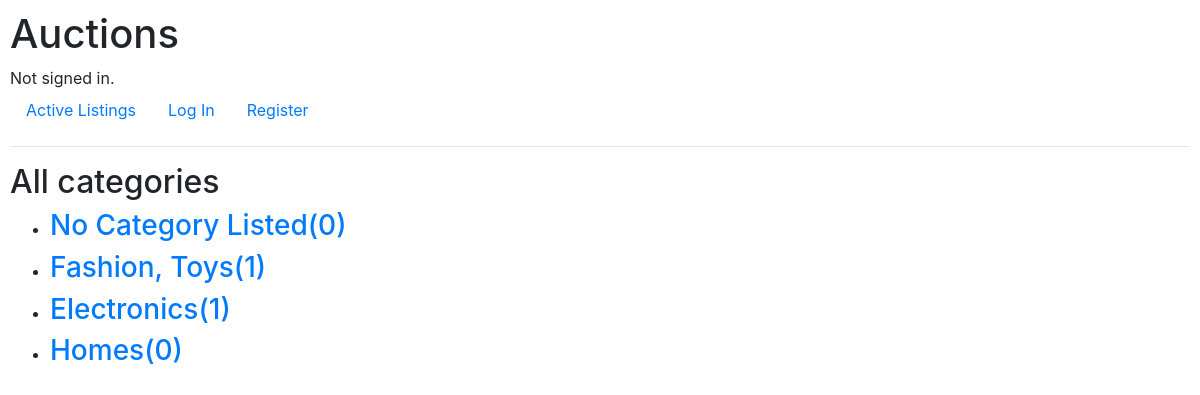
The page /categories on the database its author committed.
### auctions/models.py (models this page shows, shortened)
class Category(models.Model):
    category = models.CharField(max_length=64)

### auctions/views.py (the view)
# urls.py: path("categories", views.categories, name="categories"),
def categories(request):
    categories = Category.objects.all() if Category.objects.all() else None
    categories
    cates_count = []
    for category in categories:
        pairs = Auction_Category.objects.filter(category_id=category.id)
        count = 0
        for pair in pairs:
            auction = Auction.objects.get(id=pair.listing_id)
            if auction.status == 1:
                count += 1
        cate = {
            "name": category.category,
            "count": count
        }
        cates_count.append(cate)
    return render(request, "auctions/categories.html", {
        "categories": cates_count
    })

### auctions/templates/auctions/categories.html
{% extends "auctions/layout.html" %}
{% block body %}
    {% if message %}
        <div>{{ message }}</div>
    {% else %}
        <h2>All categories</h2>
        <ul>
            {% for cate in categories %}
                <li>
                    <h3>
                        <a href="{% url 'category' cate.name %}">{{ cate.name }}({{ cate.count }})</a>
                    </h3>
                </li>
            {% endfor %}
        </ul>
    {% endif %}
{% endblock %}

### auctions/static/auctions/styles.css (style rules this page uses)
body { padding: 10px; }

### rows shown on the page
Category: name "No Category Listed"
Category: name "Fashion, Toys"
Category: name "Electronics"
Category: name "Homes"

### other values the page prints
{{ cate.count }} "0" "1" "1" "0"
